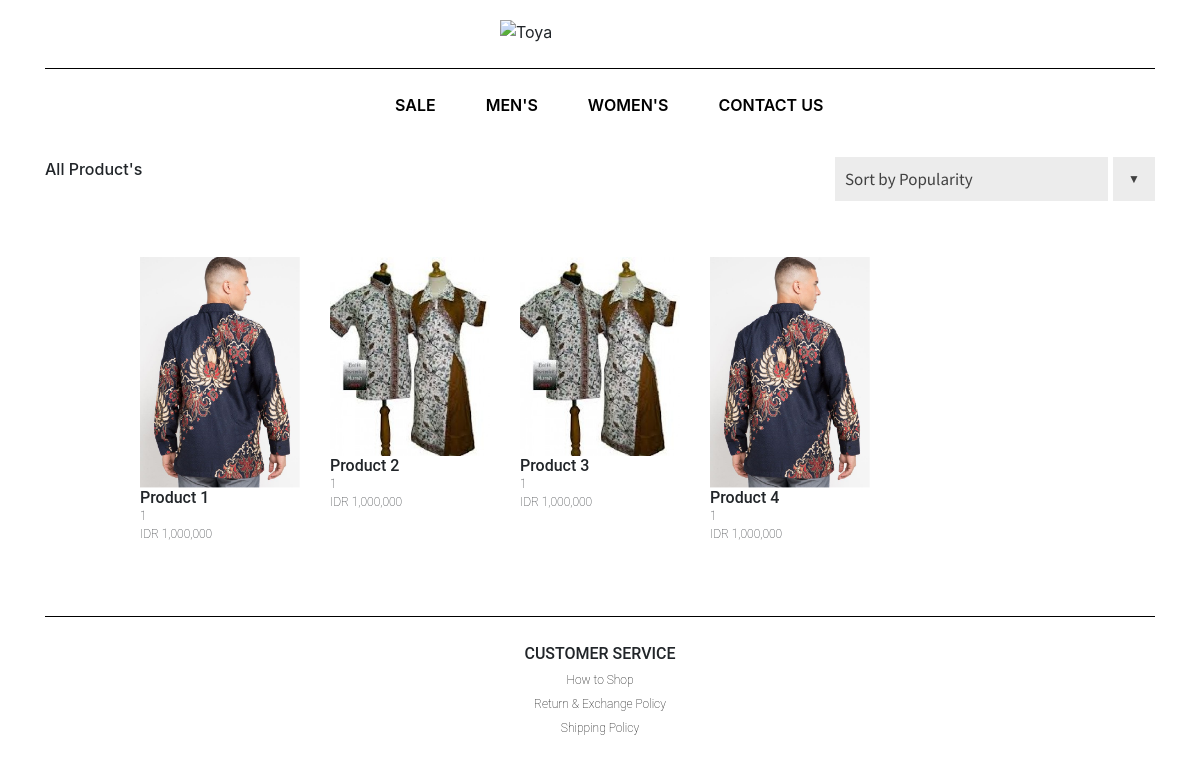
/index.php/user/product, run on the app's committed database.
### tables this page shows
CREATE TABLE `product` (
  `id_product` int(11) NOT NULL,
  `name` varchar(255) NOT NULL,
  `price` int(11) NOT NULL,
  `id_categori` int(11) NOT NULL,
  `foto` varchar(255) NOT NULL
);

### application/controllers/User.php (called while the page is built, shortened)
<?php
class User extends CI_Controller {
	public function __construct() {
  		$this->load->helper(array('form', 'url','file'));
			$this->load->library('session');
	}
	public function product() {
		$this->load->model('User_model','product');
		$this->load->library('pagination');
		$config['per_page'] = 10;
		$d['page'] = ($this->uri->segment(3)) ? $this->uri->segment(3) : 0;
		$t['product'] = $this->product->getallproduct($d['page'],$config["per_page"])->result_array();
		$a['header'] =  $this->load->view('frontend/layout/header_product',null, true);
		$a['footer'] =  $this->load->view('frontend/layout/footer_product',null, true);
		$a['content'] =  $this->load->view('frontend/product/content',$t, true);
		$page = $this->load->view('frontend/layout_frontend',$a);
		return $page;
	}
}

### index.php (called while the page is built, shortened)
<?php
require_once BASEPATH.'core/CodeIgniter.php';

### application/models/User_model.php (called while the page is built, shortened)
<?php
class User_model extends CI_Model {
public function getallproduct($limit,$start)
{
	$sql = $this->db->query("select * from product limit ".$limit.", ".$start."");
	return $sql;
}
} ?>

### application/views/frontend/product/content.php (the view, shortened to what this page needs)
<body>
    <div class="container">
        <div class="row">
            <img src="<?= base_url();?>assets/frontend/img/logo.png" alt="Toya" width="200" style="margin: auto; padding-top: 20px; cursor:pointer" onclick="window.location.href='<?= base_url();?>'">
        </div>
        <div class="row" style="border-bottom: 1px solid black; width: 100%; margin: 0 auto;">
        </div>
        <br>
        <div class="row">
            <ul style="list-style: none; font-weight: 600;">
                <li style="float: left; margin-right: 50px; margin-left: 325px;"><a style="color:black" href="<?= base_url('user/productsale');?>">SALE</a></li>
                <li style="float: left; margin-right: 50px;"><a style="color:black" href="<?= base_url('user/category_product/1');?>">MEN'S</a></li>
                <li style="float: left; margin-right: 50px;"><a style="color:black" href="<?= base_url('user/category_product/2');?>">WOMEN'S</a></li>
                <li style="float: left; margin-right: 50px;"><a style="color:black" href="<?= base_url('user/contact');?>">CONTACT US</a></li>
            </ul>
        </div>
        <div class="row">
          <br>
      </div>
        <div class="row">
          <div class="col-md-6">
            <span style="font-weight: 500;">All Product's</span>
          </div>
          <div class="col-md-6">
              <div class="select-box">
                <label for="select-box1" class="label select-box1"><span class="label-desc">Sort by Popularity</span> </label>
              </div>
          </div>
        </div>
        <section>
          <br>
          <br>
            <?php
              $chunk = array_chunk($product,5);
              $ju = count($chunk);
              for($i=0;$i<$ju;$i++){
              ?>
              <div class="row">
                  <div class="col-md-1">&nbsp;</div>
                  <?php $ab = count($chunk[$i]); for($j=0;$j<$ab; $j++) {
                    ?>
                  <div class="col-md-2" style="padding-bottom: 25px;">
                    <a href="<?= base_url('user/detail_product/'.$chunk[$i][$j]['id_product'])?>"><img src="<?= $chunk[$i][$j]['foto'];?>" alt="" style="width: 100%;"></a>
                    <h5 style="padding: 0; margin: 0; font-family: 'Roboto', sans-serif; font-weight: 500; font-size: 12pt;"><?= $chunk[$i][$j]['name'];?></h5>
                    <p style="padding: 0; margin: 0; font-family: 'Roboto', sans-serif; font-weight: 100; font-size: 9pt;"> <?= $chunk[$i][$j]['id_categori'];?> </p>
                    <p style="padding: 0; margin: 0; font-family: 'Roboto', sans-serif; font-weight: 100; font-size: 9pt;">IDR <?= number_format($chunk[$i][$j]['price']);?></p>
                  </div>
                  <?php
                  }?>
              </div>
              <?php } ?>
      </section>
      <div class="row">
        <div class="col-md-6">
        </div>
        <div class="col-md-6">
        </div>
      </div>
          <div class="row" style="border-bottom: 1px solid black; width: 100%; margin: 0 auto;">
          </div>
          <section>
            <br>
            <div class="row">
              <div class="col-md-12" style="text-align: center;">
              <span style="padding: 0; margin: 0; font-family: 'Roboto', sans-serif; font-weight: 500; font-size: 12pt;">CUSTOMER SERVICE</span><br>
                <span style="padding: 0; margin: 0; font-family: 'Roboto', sans-serif; font-weight: 100; font-size: 9pt;"><a style="color:black;" href="<?= base_url('how-to-shop');?>">How to Shop</a></span><br>
                <span style="padding: 0; margin: 0; font-family: 'Roboto', sans-serif; font-weight: 100; font-size: 9pt;"><a style="color:black;" href="<?= base_url('return-exchange-policy');?>">Return & Exchange Policy</a></span><br>
                <span style="padding: 0; margin: 0; font-family: 'Roboto', sans-serif; font-weight: 100; font-size: 9pt;"><a style="color:black;" href="<?= base_url('shipping-policy');?>">Shipping Policy</a></span>
              </div>
            </div>
          </section>
    </div>

### application/views/frontend/layout/header_product.php (shortened to what this page needs)
<!doctype html>
<html lang="en">
  <head>
    <link rel="stylesheet" href="https://cdn.jsdelivr.net/npm/bootstrap@4.5.3/dist/css/bootstrap.min.css">
    <link rel="stylesheet" href="<?= base_url()?>frontend/assets/css/style.css">
  </head>
  <body>

### application/views/frontend/layout/footer_product.php (shortened to what this page needs)
  </body>
</html>

### application/views/frontend/layout_frontend.php
<?= $header; ?>
<?= $content; ?>
<?= $footer; ?>

### application/views/frontend/layout/header_product.php (style rules this page uses)
.select-box { float: right; cursor: pointer; position : relative; max-width: 20em; width: 100%; }
.select, .label { color: #414141; display: block; font: 400 17px/2em 'Source Sans Pro', sans-serif; }
.select-box1 { background: #ececec; }
.label { position: relative; padding: 5px 10px; cursor: pointer; }
.label::after { content: "▼"; font-size: 12px; position: absolute; right: 0; top: 0; padding: 5px 15px; border-left: 5px solid #fff; }

### data on the page
product: foto (picture), name "Product 1", id_categori "1", price "1,000,000"
product: foto (picture), name "Product 2", id_categori "1", price "1,000,000"
product: foto (picture), name "Product 3", id_categori "1", price "1,000,000"
product: foto (picture), name "Product 4", id_categori "1", price "1,000,000"
